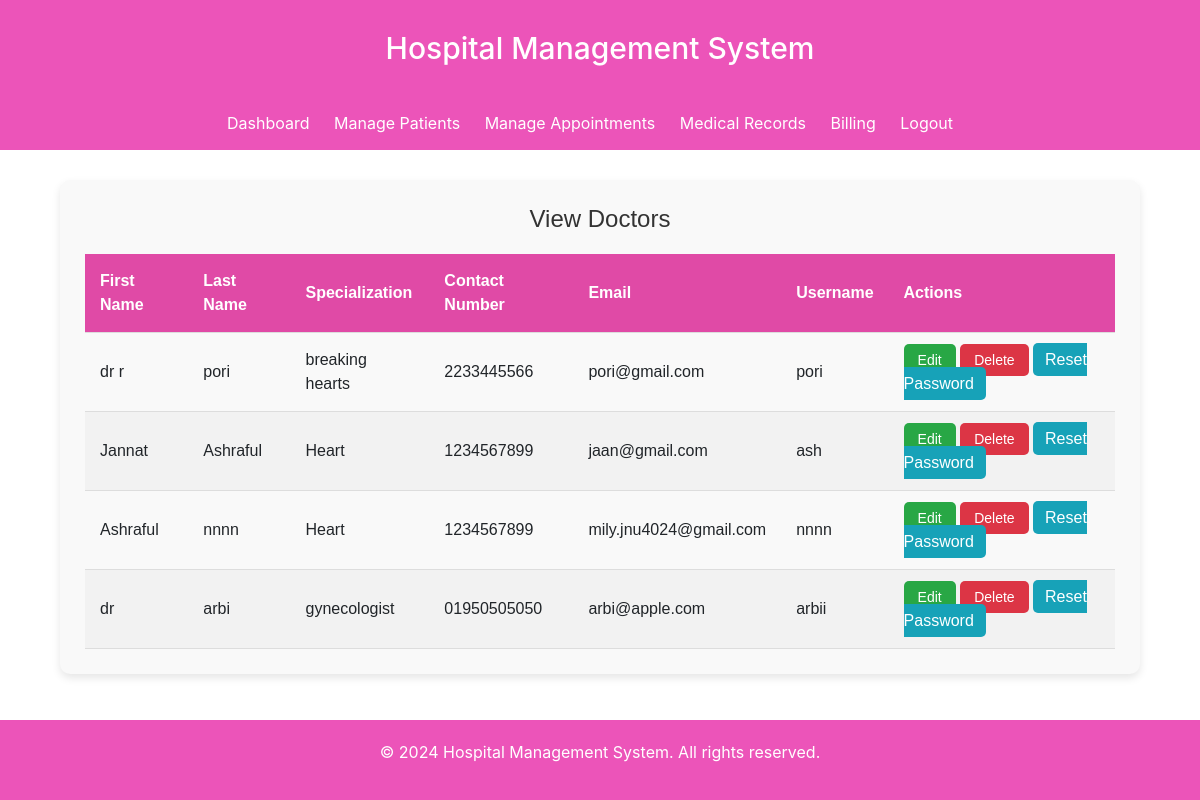
Page /doctors/view_doctors.php (signed in) on the committed database.
### tables this page shows
CREATE TABLE `doctors` (
  `doctor_id` int(11) NOT NULL,
  `first_name` varchar(50) NOT NULL,
  `last_name` varchar(50) NOT NULL,
  `specialization` varchar(100) NOT NULL,
  `contact_number` varchar(15) NOT NULL,
  `email` varchar(100) NOT NULL,
  `username` varchar(50) NOT NULL,
  `password` varchar(255) NOT NULL,
  `created_at` timestamp NOT NULL DEFAULT current_timestamp()
);

### doctors/view_doctors.php (the view, shortened to what this page needs)
<?php
include '../config/db.php';
include '../includes/header.php';
?>
<div class="common-container">
    <h2>View Doctors</h2>
    <table class="common-table">
        <thead>
            <tr>
                <th>First Name</th>
                <th>Last Name</th>
                <th>Specialization</th>
                <th>Contact Number</th>
                <th>Email</th>
                <th>Username</th>
                <th>Actions</th>
            </tr>
        </thead>
        <tbody>
            <?php
            $sql = "SELECT * FROM doctors";
            $stmt = $conn->query($sql);
            while ($row = $stmt->fetch()) {
                echo "<tr>
                    <td>{$row['first_name']}</td>
                    <td>{$row['last_name']}</td>
                    <td>{$row['specialization']}</td>
                    <td>{$row['contact_number']}</td>
                    <td>{$row['email']}</td>
                    <td>{$row['username']}</td>
                    <td>
                        <a href='edit_doctor.php?doctor_id={$row['doctor_id']}' class='btn-edit'>Edit</a>
                        <a href='delete_doctor.php?doctor_id={$row['doctor_id']}' class='btn-delete' onclick='return confirm(\"Are you sure you want to delete this doctor?\")'>Delete</a>
                        <a href='reset_password.php?doctor_id={$row['doctor_id']}' class='btn-reset'>Reset Password</a>
                    </td>
                </tr>";
            }
            ?>
        </tbody>
    </table>
</div>
<?php include '../includes/footer.php'; ?>

### assets/css/styles.css (style rules this page uses)
body { font-family: Arial, sans-serif; margin: 0; padding: 0; background-color: #f4f4f4; }
.common-container { width: 90%; margin: 30px auto; padding: 25px; background-color: #f9f9f9; border-radius: 10px; box-shadow: 0 4px 8px rgba(0, 0, 0, 0.1); font-family: Arial, sans-serif; }
.common-container h2 { margin-bottom: 20px; font-size: 24px; color: #333; text-align: center; }
.common-table { width: 100%; border-collapse: collapse; margin-top: 20px; overflow-x: auto; }
.common-table thead { background-color: #e04aa6; color: white; }
.common-table th, .common-table td { padding: 15px; text-align: left; border-bottom: 1px solid #ddd; }
.common-table tbody tr:nth-child(even) { background-color: #f2f2f2; }
.btn-edit, .btn-delete { padding: 8px 14px; border-radius: 5px; text-decoration: none; color: white; font-size: 14px; transition: background-color 0.3s ease; }
.btn-edit { background-color: #28a745; }
.btn-delete { background-color: #dc3545; }
.btn-reset { background-color: #17a2b8; padding: 8px 12px; border-radius: 5px; text-decoration: none; color: white; transition: background-color 0.3s; }

### rows in the picture
doctors: first_name "dr r", last_name "pori", specialization "breaking hearts", contact_number "2233445566", email "pori@gmail.com", username "pori"
doctors: first_name "Jannat", last_name "Ashraful", specialization "Heart", contact_number "1234567899", email "jaan@gmail.com", username "ash"
doctors: first_name "Ashraful", last_name "nnnn", specialization "Heart", contact_number "1234567899", email "mily.jnu4024@gmail.com", username "nnnn"
doctors: first_name "dr", last_name "arbi", specialization "gynecologist", contact_number "01950505050", email "arbi@apple.com", username "arbii"
